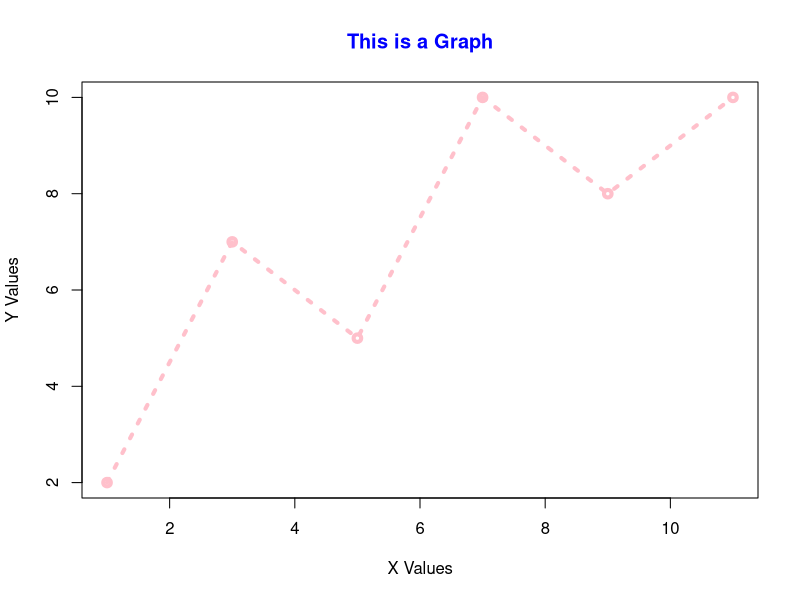

R code for this plot:
# ============================================================
# Program 10: Styled Line Graph - Custom Colors & Line Types
# ============================================================
# Description: Creates a styled line graph with custom colors,
#              line type (lty), line width (lwd), and a blue
#              title using col.main parameter.
# Output: styled_line_graph.png
# ============================================================

png(file = "outputs/styled_line_graph.png")
plot(c(1, 3, 5, 7, 9, 11),
     c(2, 7, 5, 10, 8, 10),
     type = "o",
     lty = 3,
     col = "pink",
     lwd = 4,
     main = "This is a Graph",
     col.main = "blue",
     xlab = "X Values",
     ylab = "Y Values")
dev.off()

cat("Styled line graph saved to outputs/styled_line_graph.png\n")
